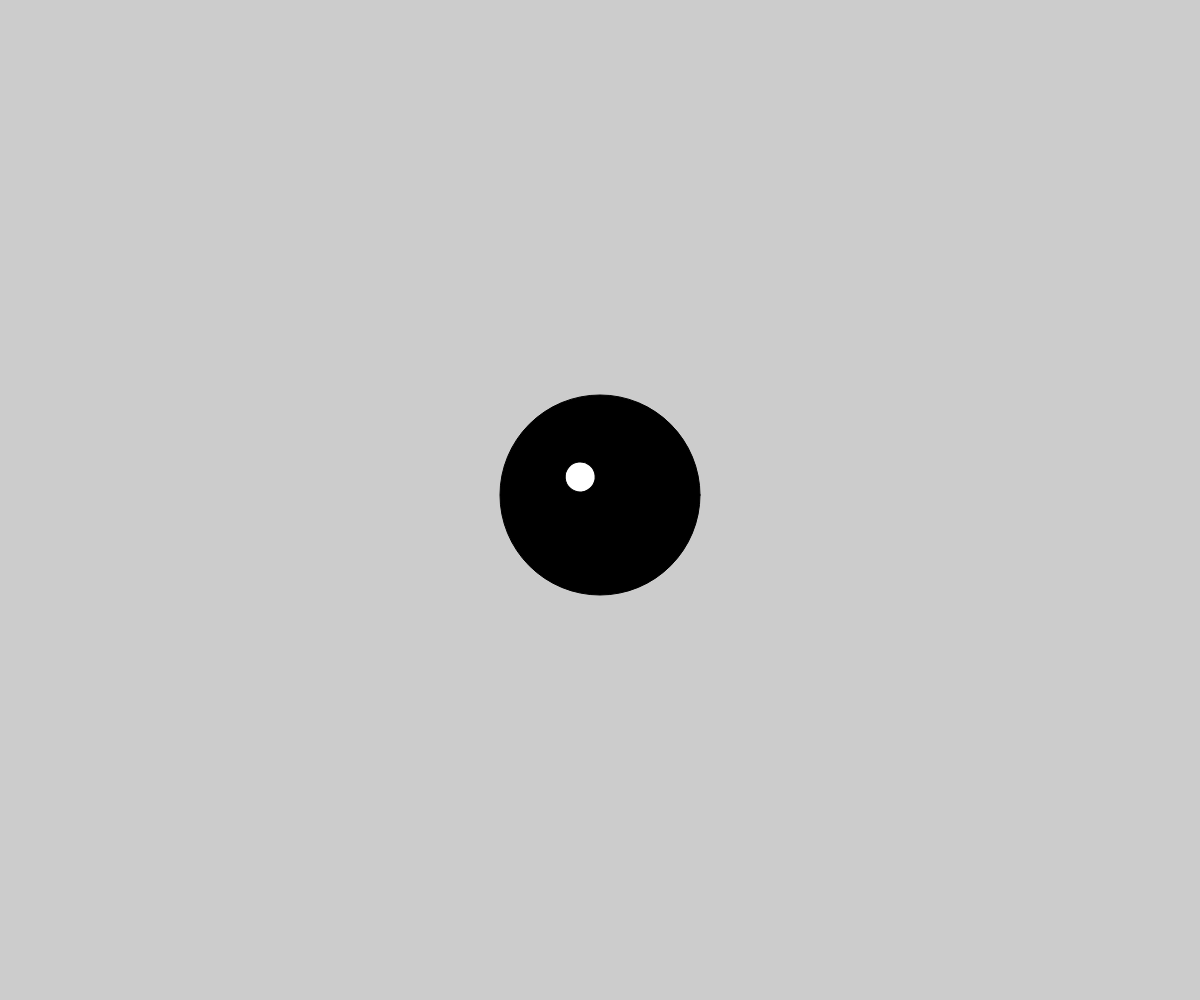
Frame 1 (no input)
Frame 60 (no input): identical to frame 1, image omitted
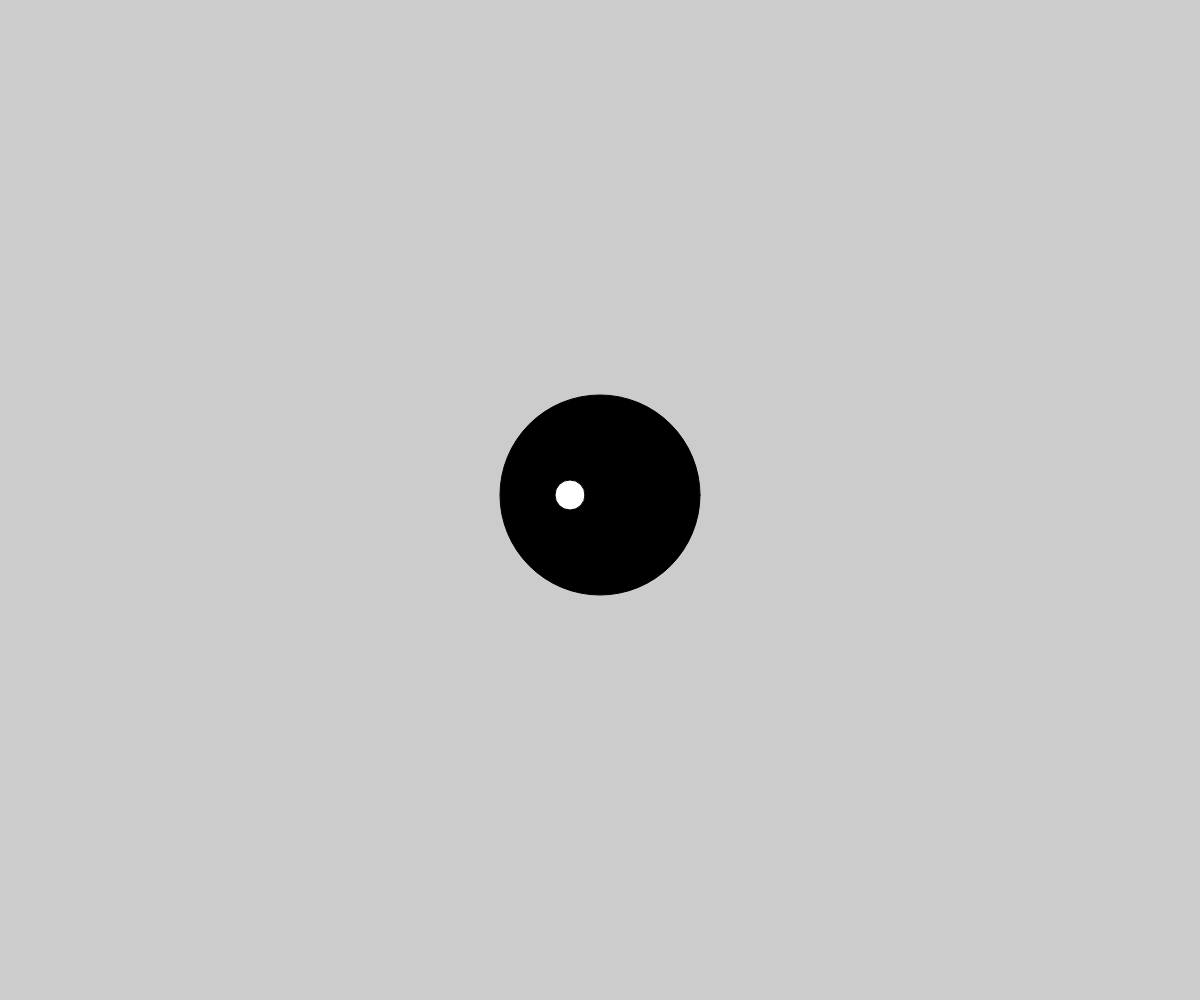
Frame 120 (the mouse pressed at the canvas centre since frame 60)

The p5.js sketch that drew these frames (run headless with seeded random() and noise() and a simulated clock; from frame 60 on, the mouse is pressed at the canvas centre):

// p5.js sketch
// ── sketch.js
function setup() {
  createCanvas(windowWidth, windowHeight);
}

function draw() {
  background(204);
  push();
  translate(width/2, height/2);
  fill(0);
  ellipse(0, -5, 200, 200);
  fill(255);
  var a = atan2(height/2-mouseY, width/2-mouseX);
  rotate(a);
  ellipse(-30, -5, 30, 30);
  pop();
}
